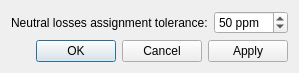
<?xml version="1.0" encoding="UTF-8"?>
<ui version="4.0">
 <class>SettingsDialog</class>
 <widget class="QDialog" name="SettingsDialog">
  <property name="windowModality">
   <enum>Qt::ApplicationModal</enum>
  </property>
  <property name="geometry">
   <rect>
    <x>0</x>
    <y>0</y>
    <width>266</width>
    <height>67</height>
   </rect>
  </property>
  <property name="windowTitle">
   <string>Settings</string>
  </property>
  <property name="modal">
   <bool>true</bool>
  </property>
  <layout class="QGridLayout" name="gridLayout">
   <item row="0" column="0">
    <widget class="QLabel" name="label">
     <property name="text">
      <string>Neutral losses assignment tolerance:</string>
     </property>
    </widget>
   </item>
   <item row="0" column="1">
    <widget class="QSpinBox" name="spinNeutralTolerance">
     <property name="suffix">
      <string> ppm</string>
     </property>
     <property name="minimum">
      <number>1</number>
     </property>
     <property name="maximum">
      <number>500</number>
     </property>
     <property name="value">
      <number>50</number>
     </property>
    </widget>
   </item>
   <item row="1" column="0" colspan="2">
    <widget class="QDialogButtonBox" name="buttonBox">
     <property name="orientation">
      <enum>Qt::Horizontal</enum>
     </property>
     <property name="standardButtons">
      <set>QDialogButtonBox::Apply|QDialogButtonBox::Cancel|QDialogButtonBox::Ok</set>
     </property>
    </widget>
   </item>
  </layout>
 </widget>
 <resources/>
 <connections>
  <connection>
   <sender>buttonBox</sender>
   <signal>accepted()</signal>
   <receiver>SettingsDialog</receiver>
   <slot>accept()</slot>
   <hints>
    <hint type="sourcelabel">
     <x>248</x>
     <y>254</y>
    </hint>
    <hint type="destinationlabel">
     <x>157</x>
     <y>274</y>
    </hint>
   </hints>
  </connection>
  <connection>
   <sender>buttonBox</sender>
   <signal>rejected()</signal>
   <receiver>SettingsDialog</receiver>
   <slot>reject()</slot>
   <hints>
    <hint type="sourcelabel">
     <x>316</x>
     <y>260</y>
    </hint>
    <hint type="destinationlabel">
     <x>286</x>
     <y>274</y>
    </hint>
   </hints>
  </connection>
 </connections>
</ui>
